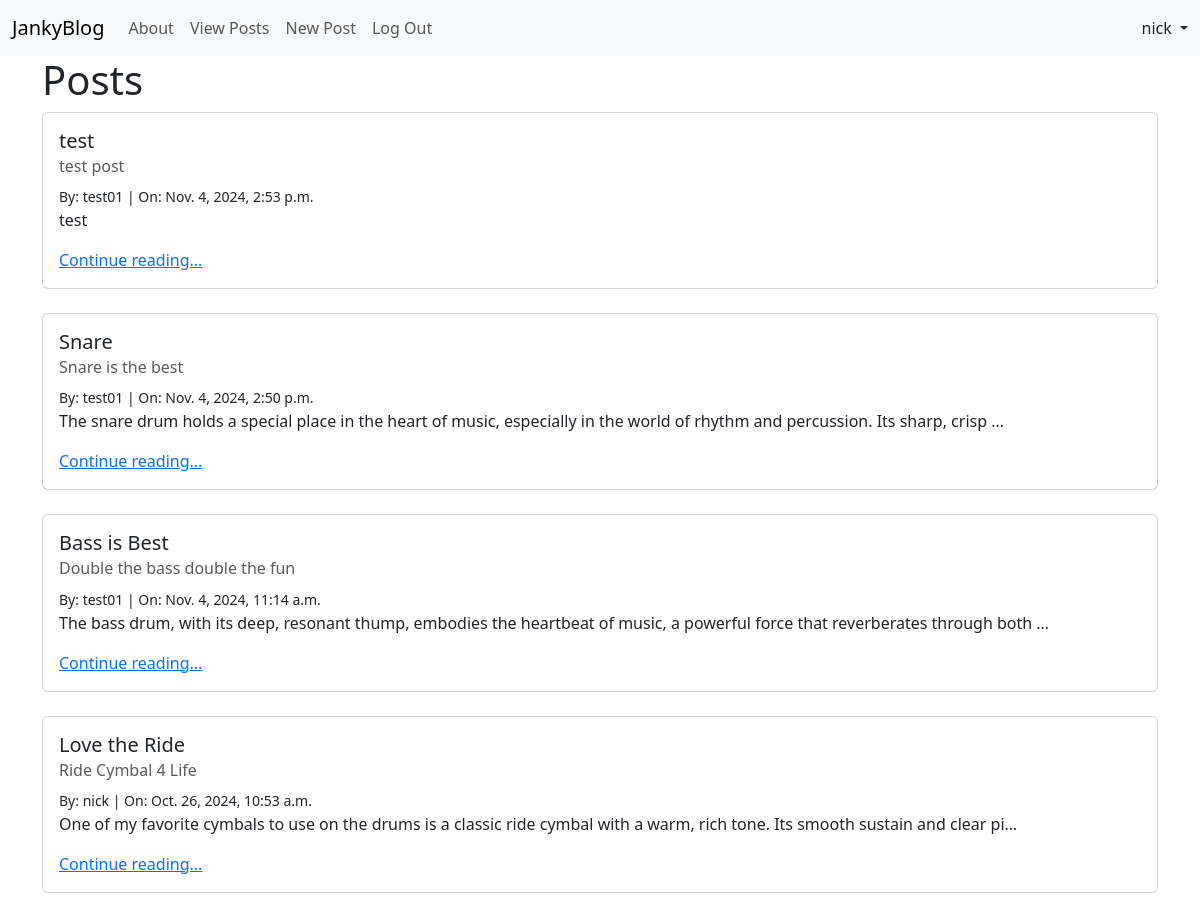
The page /posts/ (signed in) on the database its author committed.
### posts/models.py (models this page shows, shortened)
class Post(models.Model):
    title = models.CharField(max_length=128)
    subtitle = models.CharField(max_length=256)
    body = models.TextField()
    author = models.ForeignKey(
        get_user_model(),
        on_delete=models.CASCADE
    )
    status = models.ForeignKey(
        Status,
        on_delete=models.CASCADE
    )
    created_on = models.DateTimeField(auto_now_add=True)

### posts/views.py (the view)
# urls.py: path("", views.PostListView.as_view(), name="list"),
class PostListView(ListView):
    template_name = "posts/list.html"
    model = Post
    def get_context_data(self, **kwargs):
        context = super(). get_context_data(**kwargs)
        pub_status = Status.objects.get(name="published")
        context["post_list"] = (
            Post.objects
            .filter(status=pub_status)
            .order_by("created_on").reverse()
        )
        return context

### templates/posts/list.html (shortened to what this page needs)
{% extends 'base.html' %}
{% block content %}
<h1>Posts</h1>
{% for post in post_list %}
<div class="card">
    <div class="card-body">
        <h5 class="card-title">{{ post.title }} </h5>
        <h6 class="card-subtitle mb-2 text-muted">{{ post.subtitle}} </h6>
        <small>By: {{ post.author }} | On: {{ post.created_on }} </small>
        <p class="card-text">{{ post.body|truncatechars:128 }}</p>
        <a href="{% url 'detail' post.id %}" class="card-link">Continue reading...</a>
    </div>
</div>
<br />
{% endfor %}
{% endblock content %}

### templates/base.html (shortened to what this page needs)
{% load static %}
<!DOCTYPE html>
<html lang="en">
<head>
    <link href="https://cdn.jsdelivr.net/npm/bootstrap@5.3.3/dist/css/bootstrap.min.css" rel="stylesheet"
>
    <link rel="stylesheet" href="{% static '/css/base.css' %}">
</head>
<body>
    <nav class="navbar navbar-expand-lg bg-body-tertiary">
        <div class="container-fluid">
            <a class="navbar-brand" href="{% url 'home' %}">JankyBlog</a>
            <div class="collapse navbar-collapse" id="navbarNavAltMarkup">
                <div class="navbar-nav me-auto mb-2 mb-lg-0">
                    <a class="nav-link" href="{% url 'about' %}">About</a>
                    <a class="nav-link" href="{% url 'list' %}">View Posts</a>
                    {% if user.is_authenticated %}
                    <a class="nav-link" href="{% url 'new' %}">New Post</a>
                    <form method="POST" action="{% url 'logout' %}">
                        <input type="submit" class="nav-link" value="Log Out">
                    </form>
                    {% else %}
                    <a class="nav-link" href="{% url 'signup' %}">Sign Up</a>
                    <a class="nav-link" href="{% url 'login' %}">Log In</a>
                    {% endif %}
                </div>
                {% if user.is_authenticated %}
                <div class="nav-item dropdown d-flex">
                    <a class="nav-link dropdown-toggle" href="#" role="button" data-bs-toggle="dropdown"
                        aria-expanded="false">
                        {{user}}
                    </a>
                </div>
                {% endif %}
            </div>
        </div>
    </nav>
    <div class="container">
        {% block content %}{% endblock content %}
    </div>
</body>
</html>

### rows shown on the page
Post: title "test", subtitle "test post", author "test01", created_on "Nov. 4, 2024, 2:53 p.m.", body "test"
Post: title "Snare", subtitle "Snare is the best", author "test01", created_on "Nov. 4, 2024, 2:50 p.m.", body "The snare drum holds a special place in the heart of music, especially in the world of rhythm and percussion. Its sharp, crisp …"
Post: title "Bass is Best", subtitle "Double the bass double the fun", author "test01", created_on "Nov. 4, 2024, 11:14 a.m.", body "The bass drum, with its deep, resonant thump, embodies the heartbeat of music, a powerful force that reverberates through both …"
Post: title "Love the Ride", subtitle "Ride Cymbal 4 Life", author "nick", created_on "Oct. 26, 2024, 10:53 a.m.", body "One of my favorite cymbals to use on the drums is a classic ride cymbal with a warm, rich tone. Its smooth sustain and clear pi…"

### other values the page prints
{{ user }} "nick"
